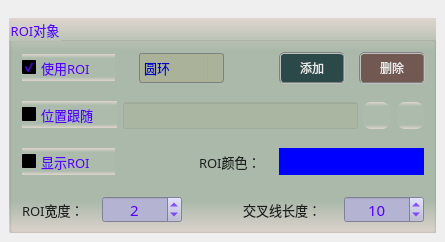
     <widget class="QWidget" name="tab_2">
      <attribute name="title">
       <string>ROI设置</string>
      </attribute>
      <widget class="QGroupBox" name="groupC4">
       <property name="geometry">
        <rect>
         <x>9</x>
         <y>18</y>
         <width>427</width>
         <height>215</height>
        </rect>
       </property>
       <property name="font">
        <font>
         <family>微软雅黑</family>
         <pointsize>10</pointsize>
        </font>
       </property>
       <property name="styleSheet">
        <string notr="true">background-color: qlineargradient(x1:0, y1:0, x2:0, y2:1, stop:0 #dfd5cf, stop: 0.15 #acbbac, stop: 0.85 #acbbac,stop:1 #dfd5cf);
color: rgb(85, 0, 255);</string>
       </property>
       <property name="title">
        <string>ROI对象</string>
       </property>
       <widget class="QCheckBox" name="checkUseROI">
        <property name="enabled">
         <bool>false</bool>
        </property>
        <property name="geometry">
         <rect>
          <x>13</x>
          <y>36</y>
          <width>93</width>
          <height>27</height>
         </rect>
        </property>
        <property name="sizePolicy">
         <sizepolicy hsizetype="Fixed" vsizetype="Fixed">
          <horstretch>0</horstretch>
          <verstretch>0</verstretch>
         </sizepolicy>
        </property>
        <property name="font">
         <font>
          <family>微软雅黑</family>
          <pointsize>10</pointsize>
         </font>
        </property>
        <property name="styleSheet">
         <string notr="true">QCheckBox{
    color: rgb(30, 30, 30);
	border-style: flat;
	background: transparent;
}
QCheckBox::indicator {
    width: 17px;
    height: 17px;    
}
QCheckBox::indicator::unchecked {
    image: url(:/resource/untick.png);
}
QCheckBox::indicator::checked {
    image: url(:/resource/tick.png);
};</string>
        </property>
        <property name="text">
         <string>使用ROI</string>
        </property>
        <property name="iconSize">
         <size>
          <width>22</width>
          <height>22</height>
         </size>
        </property>
        <property name="checked">
         <bool>true</bool>
        </property>
       </widget>
       <widget class="QComboBox" name="comboROIShape">
        <property name="geometry">
         <rect>
          <x>130</x>
          <y>35</y>
          <width>85</width>
          <height>30</height>
         </rect>
        </property>
        <property name="font">
         <font>
          <family>微软雅黑</family>
          <pointsize>10</pointsize>
         </font>
        </property>
        <property name="styleSheet">
         <string notr="true">QComboBox {
    border: 1px solid gray;
    border-radius: 3px;  
    min-width: 5em;
    color: rgb(0, 0, 200);
	background-color: rgba(170, 170, 127,100);
}
QComboBox::drop-down {
    subcontrol-origin: padding;
    subcontrol-position: top right;
    width: 15px; 
    border-left-width: 1px;
    border-left-color: darkgray;
    border-left-style: solid;
    border-top-right-radius: 3px;
    border-bottom-right-radius: 3px;
}

QComboBox::down-arrow {
    image: url(:/resource/down.png);
} 
QComboBox::down-arrow:on {
    top: 1px;
    left: 1px;
}</string>
        </property>
        <item>
         <property name="text">
          <string>圆环</string>
         </property>
        </item>
       </widget>
       <widget class="QPushButton" name="btnAddROI">
        <property name="geometry">
         <rect>
          <x>270</x>
          <y>34</y>
          <width>66</width>
          <height>32</height>
         </rect>
        </property>
        <property name="sizePolicy">
         <sizepolicy hsizetype="Fixed" vsizetype="Fixed">
          <horstretch>0</horstretch>
          <verstretch>0</verstretch>
         </sizepolicy>
        </property>
        <property name="minimumSize">
         <size>
          <width>60</width>
          <height>30</height>
         </size>
        </property>
        <property name="font">
         <font>
          <family>微软雅黑</family>
          <pointsize>9</pointsize>
         </font>
        </property>
        <property name="styleSheet">
         <string notr="true">QWidget{ background-color: rgba(9, 42, 47, 200);}
QWidget{ color: rgb(235, 235, 235);}
QWidget{ border: 2px groove gray;border-radius: 5px;padding: 2px 4px;}
QPushButton:hover{ background-color: rgb(9, 62, 52);}
QPushButton:pressed{background-color: rgb(9, 82, 72);}</string>
        </property>
        <property name="text">
         <string>添加</string>
        </property>
       </widget>
       <widget class="QPushButton" name="btnDeleteROI">
        <property name="geometry">
         <rect>
          <x>350</x>
          <y>34</y>
          <width>66</width>
          <height>32</height>
         </rect>
        </property>
        <property name="minimumSize">
         <size>
          <width>60</width>
          <height>30</height>
         </size>
        </property>
        <property name="font">
         <font>
          <family>微软雅黑</family>
          <pointsize>9</pointsize>
         </font>
        </property>
        <property name="styleSheet">
         <string notr="true">QWidget{ background-color: rgba(97, 63, 56, 200);}
QWidget{ color: rgb(235, 235, 235);}
QWidget{ border: 2px groove gray;border-radius: 5px;padding: 2px 4px;}
QPushButton:hover{ background-color: rgb(97, 83, 76);}
QPushButton:pressed{background-color: rgb(117, 83, 96);}</string>
        </property>
        <property name="text">
         <string>删除</string>
        </property>
       </widget>
       <widget class="QCheckBox" name="checkViewROI">
        <property name="geometry">
         <rect>
          <x>13</x>
          <y>130</y>
          <width>93</width>
          <height>27</height>
         </rect>
        </property>
        <property name="sizePolicy">
         <sizepolicy hsizetype="Fixed" vsizetype="Fixed">
          <horstretch>0</horstretch>
          <verstretch>0</verstretch>
         </sizepolicy>
        </property>
        <property name="font">
         <font>
          <family>微软雅黑</family>
          <pointsize>10</pointsize>
         </font>
        </property>
        <property name="styleSheet">
         <string notr="true">QCheckBox{
    color: rgb(30, 30, 30);
	border-style: flat;
	background: transparent;
}
QCheckBox::indicator {
    width: 17px;
    height: 17px;    
}
QCheckBox::indicator::unchecked {
    image: url(:/resource/untick.png);
}
QCheckBox::indicator::checked {
    image: url(:/resource/tick.png);
};</string>
        </property>
        <property name="text">
         <string>显示ROI</string>
        </property>
        <property name="iconSize">
         <size>
          <width>22</width>
          <height>22</height>
         </size>
        </property>
       </widget>
       <widget class="QLabel" name="label_17">
        <property name="geometry">
         <rect>
          <x>190</x>
          <y>134</y>
          <width>79</width>
          <height>19</height>
         </rect>
        </property>
        <property name="font">
         <font>
          <family>微软雅黑</family>
          <pointsize>10</pointsize>
         </font>
        </property>
        <property name="styleSheet">
         <string notr="true">color: rgb(30, 30, 30);
background: transparent;</string>
        </property>
        <property name="text">
         <string>ROI颜色：</string>
        </property>
       </widget>
       <widget class="QPushButton" name="btnRoiColor">
        <property name="geometry">
         <rect>
          <x>270</x>
          <y>130</y>
          <width>145</width>
          <height>27</height>
         </rect>
        </property>
        <property name="styleSheet">
         <string notr="true">border:none;
background-color: rgb(0, 0, 255);</string>
        </property>
        <property name="text">
         <string/>
        </property>
       </widget>
       <widget class="QSpinBox" name="spinCrossL">
        <property name="geometry">
         <rect>
          <x>335</x>
          <y>178</y>
          <width>80</width>
          <height>27</height>
         </rect>
        </property>
        <property name="font">
         <font>
          <family>微软雅黑</family>
          <pointsize>11</pointsize>
         </font>
        </property>
        <property name="styleSheet">
         <string notr="true">QWidget{color: rgb(85, 0, 255);background-color: rgb(180, 180, 210);}
QSpinBox::up-button{
    border:transparent;
}
QSpinBox::down-button{
    border:transparent;
}
QSpinBox::up-arrow{
    image:url(:/resource/up.png);
}
QSpinBox::down-arrow{
    image:url(:/resource/down.png);
}</string>
        </property>
        <property name="alignment">
         <set>Qt::AlignCenter</set>
        </property>
        <property name="minimum">
         <number>1</number>
        </property>
        <property name="maximum">
         <number>100</number>
        </property>
        <property name="value">
         <number>10</number>
        </property>
       </widget>
       <widget class="QLabel" name="label_20">
        <property name="geometry">
         <rect>
          <x>13</x>
          <y>182</y>
          <width>79</width>
          <height>19</height>
         </rect>
        </property>
        <property name="font">
         <font>
          <family>微软雅黑</family>
          <pointsize>10</pointsize>
         </font>
        </property>
        <property name="styleSheet">
         <string notr="true">color: rgb(30, 30, 30);
background: transparent;</string>
        </property>
        <property name="text">
         <string>ROI宽度：</string>
        </property>
       </widget>
       <widget class="QLabel" name="label_18">
        <property name="geometry">
         <rect>
          <x>234</x>
          <y>182</y>
          <width>95</width>
          <height>19</height>
         </rect>
        </property>
        <property name="font">
         <font>
          <family>微软雅黑</family>
          <pointsize>10</pointsize>
         </font>
        </property>
        <property name="styleSheet">
         <string notr="true">color: rgb(30, 30, 30);
background: transparent;</string>
        </property>
        <property name="text">
         <string>交叉线长度：</string>
        </property>
       </widget>
       <widget class="QSpinBox" name="spinRoiW">
        <property name="geometry">
         <rect>
          <x>93</x>
          <y>178</y>
          <width>80</width>
          <height>27</height>
         </rect>
        </property>
        <property name="font">
         <font>
          <family>微软雅黑</family>
          <pointsize>11</pointsize>
         </font>
        </property>
        <property name="styleSheet">
         <string notr="true">QWidget{color: rgb(85, 0, 255);background-color: rgb(180, 180, 210);}
QSpinBox::up-button{
    border:transparent;
}
QSpinBox::down-button{
    border:transparent;
}
QSpinBox::up-arrow{
    image:url(:/resource/up.png);
}
QSpinBox::down-arrow{
    image:url(:/resource/down.png);
}</string>
        </property>
        <property name="alignment">
         <set>Qt::AlignCenter</set>
        </property>
        <property name="minimum">
         <number>1</number>
        </property>
        <property name="maximum">
         <number>100</number>
        </property>
        <property name="value">
         <number>2</number>
        </property>
       </widget>
       <widget class="QLineEdit" name="txtLinkFollow">
        <property name="geometry">
         <rect>
          <x>114</x>
          <y>84</y>
          <width>235</width>
          <height>27</height>
         </rect>
        </property>
        <property name="font">
         <font>
          <family>微软雅黑</family>
          <pointsize>10</pointsize>
         </font>
        </property>
        <property name="toolTip">
         <string>匹配基准中心</string>
        </property>
        <property name="styleSheet">
         <string notr="true">color: rgb(0, 0, 200);
background-color: rgba(170, 170, 127,50);</string>
        </property>
        <property name="alignment">
         <set>Qt::AlignCenter</set>
        </property>
        <property name="readOnly">
         <bool>true</bool>
        </property>
       </widget>
       <widget class="QPushButton" name="btnDelLinkFollow">
        <property name="geometry">
         <rect>
          <x>388</x>
          <y>84</y>
          <width>27</width>
          <height>27</height>
         </rect>
        </property>
        <property name="toolTip">
         <string>删除位置跟随链接</string>
        </property>
        <property name="styleSheet">
         <string notr="true">QWidget{ border:none;border-radius: 8px;padding: 2px 4px;}
QPushButton:hover{ background-color: rgba(226, 142, 162, 100);}
QPushButton:pressed{background-color: rgba(226, 172, 162, 200);}</string>
        </property>
        <property name="text">
         <string/>
        </property>
        <property name="icon">
         <iconset resource="sub_res.qrc">
          <normaloff>:/resource/del_link.png</normaloff>:/resource/del_link.png</iconset>
        </property>
        <property name="iconSize">
         <size>
          <width>27</width>
          <height>27</height>
         </size>
        </property>
       </widget>
       <widget class="QPushButton" name="btnLinkFollow">
        <property name="geometry">
         <rect>
          <x>354</x>
          <y>84</y>
          <width>27</width>
          <height>27</height>
         </rect>
        </property>
        <property name="toolTip">
         <string>链接位置跟随</string>
        </property>
        <property name="styleSheet">
         <string notr="true">QWidget{ border:none;border-radius: 8px;padding: 2px 4px;}
QPushButton:hover{ background-color: rgba(85, 150, 127, 100);}
QPushButton:pressed{background-color: rgba(85, 180, 127, 160);}</string>
        </property>
        <property name="text">
         <string/>
        </property>
        <property name="icon">
         <iconset resource="sub_res.qrc">
          <normaloff>:/resource/link.png</normaloff>:/resource/link.png</iconset>
        </property>
        <property name="iconSize">
         <size>
          <width>27</width>
          <height>27</height>
         </size>
        </property>
       </widget>
       <widget class="QCheckBox" name="checkUseFollow">
        <property name="geometry">
         <rect>
          <x>13</x>
          <y>83</y>
          <width>95</width>
          <height>27</height>
         </rect>
        </property>
        <property name="sizePolicy">
         <sizepolicy hsizetype="Fixed" vsizetype="Fixed">
          <horstretch>0</horstretch>
          <verstretch>0</verstretch>
         </sizepolicy>
        </property>
        <property name="font">
         <font>
          <family>微软雅黑</family>
          <pointsize>10</pointsize>
         </font>
        </property>
        <property name="styleSheet">
         <string notr="true">QCheckBox{
    color: rgb(30, 30, 30);
	border-style: flat;
	background: transparent;
}
QCheckBox::indicator {
    width: 17px;
    height: 17px;    
}
QCheckBox::indicator::unchecked {
    image: url(:/resource/untick.png);
}
QCheckBox::indicator::checked {
    image: url(:/resource/tick.png);
};</string>
        </property>
        <property name="text">
         <string>位置跟随</string>
        </property>
        <property name="iconSize">
         <size>
          <width>22</width>
          <height>22</height>
         </size>
        </property>
       </widget>
      </widget>
     </widget>
